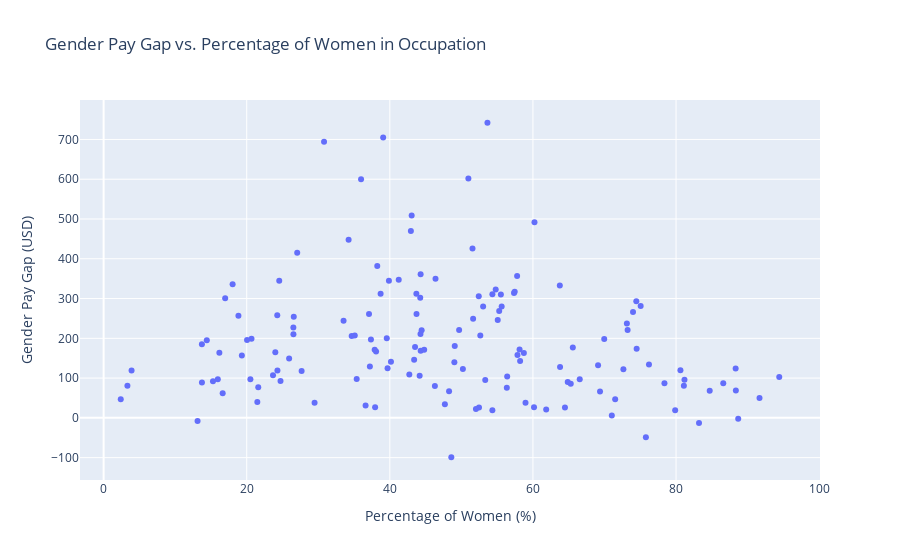

Notebook code for this chart:
### Code cell
# Show the second plot
fig2.show()

### Figure 1 — Plotly figure (JSON) as saved in the notebook; plotly's stock layout.template omitted (floating-point values rounded to 4 significant figures; data arrays with more than 128 entries replaced by an {"elided": "..."} marker saying what was removed)
{"data": [{"customdata": {"elided": "142x1 str values"}, "hovertemplate": "Percentage of Women (%)=%{x}<br>Gender Pay Gap (USD)=%{y}<br>Occupation=%{customdata[0]}<extra></extra>", "legendgroup": "", "marker": {"color": "#636efa", "symbol": "circle"}, "mode": "markers", "name": "", "orientation": "v", "showlegend": false, "type": "scatter", "x": {"elided": "142 float values"}, "xaxis": "x", "y": {"elided": "142 int values"}, "yaxis": "y"}], "layout": {"legend": {"tracegroupgap": 0}, "title": {"text": "Gender Pay Gap vs. Percentage of Women in Occupation"}, "xaxis": {"anchor": "y", "domain": [0, 1], "title": {"text": "Percentage of Women (%)"}}, "yaxis": {"anchor": "x", "domain": [0, 1], "title": {"text": "Gender Pay Gap (USD)"}}}}
